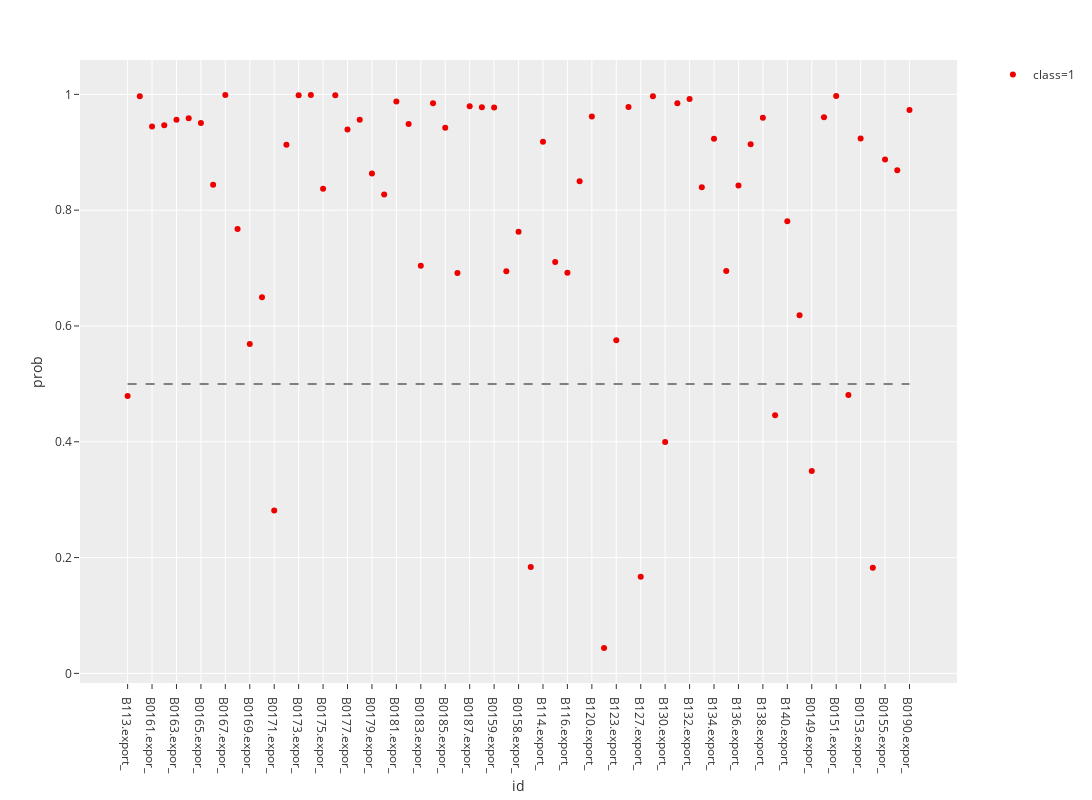

Notebook code cell kept with this figure:
### Code cell
new_data = pd.read_excel('C:/Users/pc/OneDrive/PLTTECH/Project/02_Disease_early_screening/lung_cancer/rawdata/lung_marker_test.xlsx')
new_data = new_data.loc[:, selected_marker]
new_data.iloc[:, 1:-1] = new_data.iloc[:, 1:-1].multiply(100)
new_data.iloc[:, 1:-1] = pd.DataFrame(stdsc.transform(new_data.iloc[:, 1:-1].values), columns=new_data.columns[1:-1])
new_data = new_data.loc[:, selected_columns]
new_data_df = lungCancerPrediction(new_data, 'new_data')

### Figure 1 — Plotly figure (JSON) as saved in the notebook; plotly's stock layout.template omitted (floating-point values rounded to 4 significant figures)
{"data": [{"hoverlabel": {"namelength": 0}, "hovertemplate": "class=1<br>id=%{x}<br>prob=%{y}", "legendgroup": "class=1", "marker": {"color": "#EE0000", "symbol": "circle"}, "mode": "markers", "name": "class=1", "showlegend": true, "type": "scatter", "x": ["B113.export_", "B0160.expor_", "B0161.expor_", "B0162.expor_", "B0163.expor_", "B0164.expor_", "B0165.expor_", "B0166.expor_", "B0167.expor_", "B0168.expor_", "B0169.expor_", "B0170.expor_", "B0171.expor_", "B0172.expor_", "B0173.expor_", "B0174.expor_", "B0175.expor_", "B0176.expor_", "B0177.expor_", "B0178.expor_", "B0179.expor_", "B0180.expor_", "B0181.expor_", "B0182.expor_", "B0183.expor_", "B0184.expor_", "B0185.expor_", "B0186.expor_", "B0187.expor_", "B0188.expor_", "B0159.expor_", "B0189.expor_", "B0158.expor_", "B0156.expor_", "B114.export_", "B115.export_", "B116.export_", "B119.export_", "B120.export_", "B122.export_", "B123.export_", "B125.export_", "B127.export_", "B129.export_", "B130.export_", "B131.export_", "B132.export_", "B133.export_", "B134.export_", "B135.export_", "B136.export_", "B137.export_", "B138.export_", "B139.export_", "B140.export_", "B141.export_", "B0149.expor_", "B0150.expor_", "B0151.expor_", "B0152.expor_", "B0153.expor_", "B0154.expor_", "B0155.expor_", "B0157.expor_", "B0190.expor_"], "xaxis": "x", "y": [0.4791, 0.9968, 0.9444, 0.9466, 0.956, 0.9588, 0.9507, 0.8439, 0.9991, 0.7676, 0.5687, 0.6495, 0.2815, 0.9131, 0.9986, 0.9988, 0.8369, 0.9986, 0.9395, 0.9563, 0.8636, 0.8271, 0.9878, 0.9488, 0.704, 0.9846, 0.9425, 0.6915, 0.9795, 0.9776, 0.9772, 0.6944, 0.7629, 0.1838, 0.9183, 0.7103, 0.6918, 0.8498, 0.9617, 0.04366, 0.5755, 0.9782, 0.1669, 0.997, 0.3995, 0.9846, 0.9919, 0.8397, 0.9235, 0.695, 0.8425, 0.914, 0.9594, 0.4457, 0.7808, 0.6183, 0.3497, 0.9606, 0.9972, 0.4809, 0.9237, 0.1825, 0.8874, 0.869, 0.973], "yaxis": "y"}, {"line": {"color": "grey", "dash": "dash"}, "mode": "lines", "showlegend": false, "type": "scatter", "x": ["B113.export_", "B0190.expor_"], "y": [0.5, 0.5]}], "layout": {"height": 800, "legend": {"tracegroupgap": 0}, "margin": {"t": 60}, "width": 1200, "xaxis": {"anchor": "y", "domain": [0, 0.98], "title": {"text": "id"}}, "yaxis": {"anchor": "x", "domain": [0, 1], "title": {"text": "prob"}}}}
